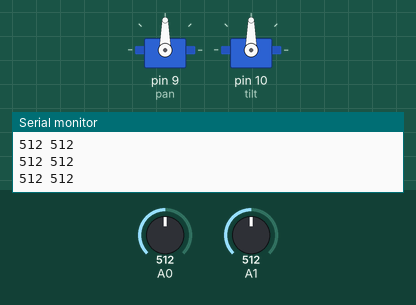
Simulated run of this sketch. Board: Arduino Uno, built with avr-gcc and run on an emulated ATmega328P. Shown: 2 × servo, the last lines printed to the serial monitor. The inputs (shaded band) are chosen by the test bench; at power-on: A0 = 512, A1 = 512.

Above: at 1.2 s.
1.3 s: A0 set to 716
At 2.5 s:
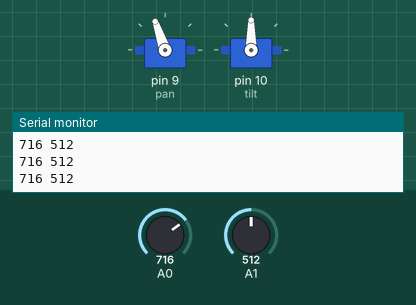
2.8 s: A1 set to 716
At 3.2 s:
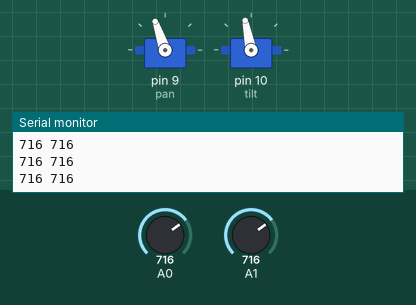
4.3 s: A0 set to 534
At 5.1 s:
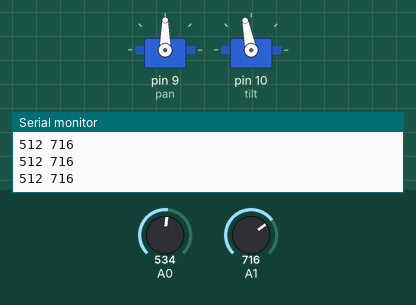
5.8 s: A1 set to 0
At 7.0 s:
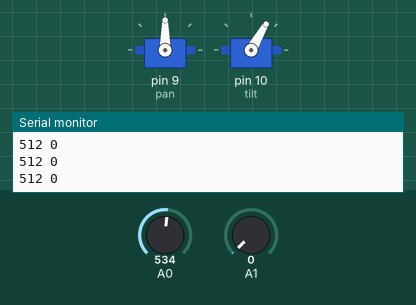
7.3 s: A0 set to 306
At 8.5 s:
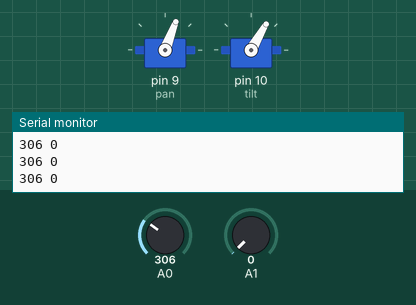
8.8 s: A1 set to 490
At 9.2 s:
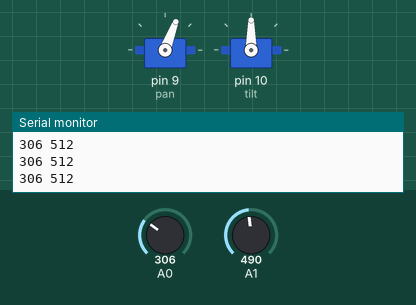
Timing chart, 0 to 11.3 s (numbered marks = the images above; inputs shaded):
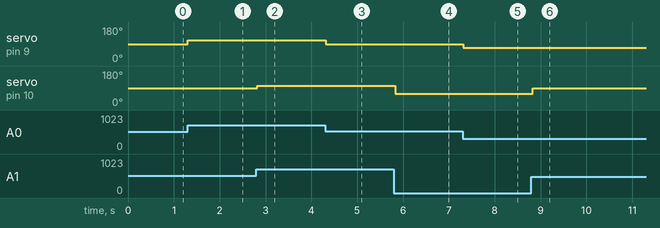

The sketch:

chapter5.ino
```cpp
#include <Servo.h>
Servo pan, tilt;
int centred(int raw) { return raw >= 480 && raw <= 544 ? 512 : raw; }
void setup() {
  Serial.begin(9600); pan.attach(9); tilt.attach(10);
  pan.write(90); tilt.write(90);
}
void loop() {
  int x = centred(analogRead(A0)), y = centred(analogRead(A1));
  int panAngle = constrain(map(x, 0, 1023, 40, 140), 40, 140);
  int tiltAngle = constrain(map(y, 0, 1023, 60, 120), 60, 120);
  pan.write(panAngle); tilt.write(tiltAngle);
  Serial.print(x); Serial.print(' '); Serial.println(y);
  delay(30);
}
```

Measured:
- after the input at 1.3 s, servo on pin 9 (pan): 90° → 109° at once
- after the input at 2.8 s, servo on pin 10 (tilt): 90° → 101° at once
- after the input at 4.3 s, servo on pin 9 (pan): 109° → 90° at once
- after the input at 5.8 s, servo on pin 10 (tilt): 101° → 60° at once
- after the input at 7.3 s, servo on pin 9 (pan): 90° → 69° at once
- after the input at 8.8 s, servo on pin 10 (tilt): 60° → 90° at once
